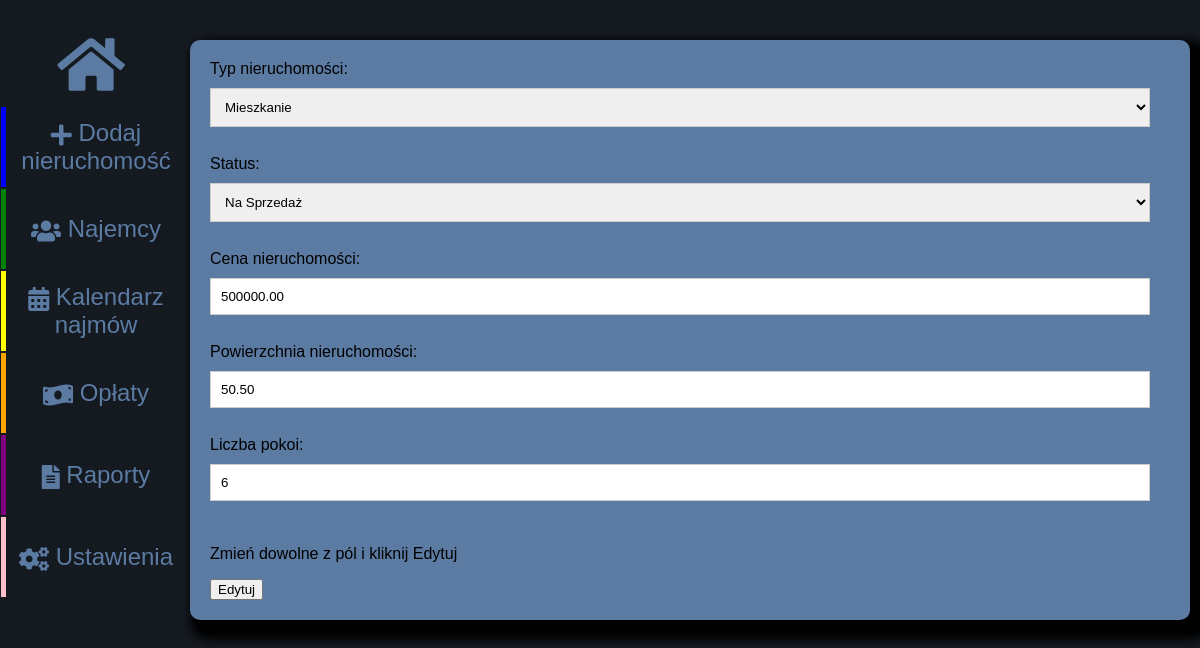
Page /nieruchomosci/1/edytuj/ on the earlier database version.
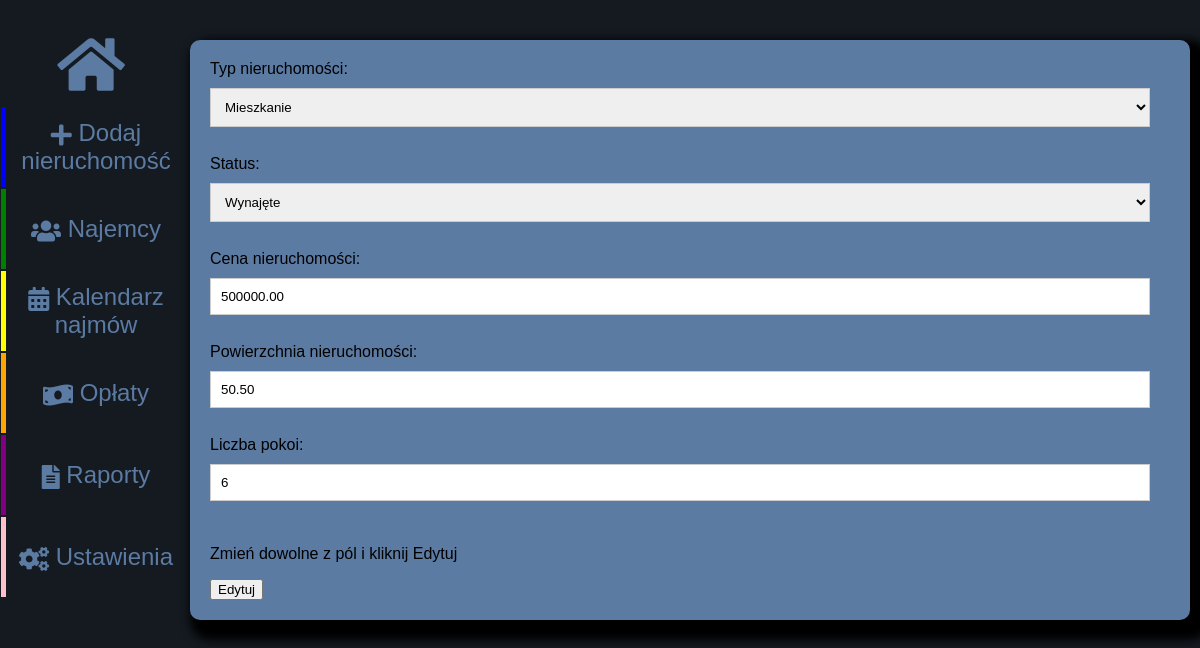
Same page on the later database version.
### listings/models.py (models this page shows, shortened)
class Nieruchomosc(models.Model):
    STATUS_CHOICES = [
        ('Na Sprzedaż', 'Na Sprzedaż'),
        ('Wynajęte', 'Wynajęte'),
        ('Do wynajęcia', 'Do wynajęcia'),
        ('Do remontu', 'Do remontu')
    ]
    TYP_CHOICES = [
        ('Dom', 'Dom'),
        ('Mieszkanie', 'Mieszkanie'),
    ]
    Status = models.CharField(max_length=50, choices=STATUS_CHOICES)
    ID_nieruchomosci = models.AutoField(primary_key=True)
    ID_adresu = models.ForeignKey(Adres, on_delete=models.CASCADE, db_column='ID_adresu')
    Powierzchnia = models.DecimalField(max_digits=10, decimal_places=2)
    Liczba_pokoi = models.IntegerField()
    Cena = models.DecimalField(max_digits=10, decimal_places=2)
    Typ_nieruchomosci = models.CharField(max_length=50, choices=TYP_CHOICES)
    Opis = models.TextField(blank=True)  # Opcjonalne
    class Meta:
        db_table='Nieruchomosci'

### listings/views.py (the view)
# urls.py: path('nieruchomosci/<int:nieruchomosc_ID>/edytuj/', views.edytuj_nieruchomosc, name='edytuj_nieruchomosc'),
def edytuj_nieruchomosc(request, nieruchomosc_ID):
    nieruchomosc = Nieruchomosc.objects.filter(ID_nieruchomosci=nieruchomosc_ID)
    print(request, nieruchomosc_ID)
    return render(request, 'edytuj_nieruchomosc.html', {'nieruchomosc': nieruchomosc[0]})

### templates/edytuj_nieruchomosc.html (shortened to what this page needs)
<!DOCTYPE html>
<html lang="en">
<head>
    {% load static %}
    <link rel="stylesheet" type="text/css" href="{% static 'style.css' %}">
    <link rel="stylesheet" href="https://cdnjs.cloudflare.com/ajax/libs/font-awesome/5.15.4/css/all.min.css">
</head>
<body class="{{ theme }} {{ font_size }}-font">
<div class="sidebar">
    <a href="{% url 'lista_nieruchomosci' %}" style="display: flex; align-items: center; justify-content: center; margin-top: 25px;">
        <button style="background: none; border: none;"><i class="fas fa-home" style="font-size: 60px;"></i></button>
    </a>
    <a href="{% url 'dodaj_nieruchomosc' %}" class="button-2">
        <button><i class="fas fa-plus"></i> Dodaj nieruchomość</button>
    </a>
    <a href="{% url 'lista_najemcow' %}" class="button-3">
        <button><i class="fas fa-users"></i> Najemcy</button>
    </a>
    <a href="{% url 'kalendarz_najmow' %}" class="button-4">
        <button><i class="fas fa-calendar-alt"></i> Kalendarz najmów</button>
    </a>
    <a href="{% url 'lista_oplat' %}" class="button-5">
        <button><i class="fas fa-money-bill-wave"></i> Opłaty</button>
    </a>
    <a href="{% url 'raporty' %}" class="button-6">
        <button><i class="fas fa-file-alt"></i> Raporty</button>
    </a>
    <a href="{% url 'ustawienia' %}"class="button-7">
        <button><i class="fas fa-cogs"></i> Ustawienia</button>
    </a>
</div>
<div class="content">
    <div class="form-container">
        <form action="zmien_nieruchomosc" method="post">
            <label for="typ">Typ nieruchomości: </label>
            <select id="typ" name="typ">
                <option value="Mieszkanie" {% if nieruchomosc.Typ_nieruchomosci == "Mieszkanie" %}selected{% endif %}>Mieszkanie</option>
            </select><br><br>
            <label for="status">Status: </label>
            <select id="status" name="status">
                <option value="Na Sprzedaż" {% if nieruchomosc.Status == "Na Sprzedaż" %}selected{% endif %}>Na Sprzedaż</option>
                <option value="Wynajęte" {% if nieruchomosc.Status == "Wynajęte" %}selected{% endif %}>Wynajęte</option>
            </select><br><br>
            <label for="cena">Cena nieruchomości: </label>
            <input type="text" id="cena" name="cena" value="{{ nieruchomosc.Cena }}"><br><br>
            <label for="powierzchnia">Powierzchnia nieruchomości: </label>
            <input type="text" id="powierzchnia" name="powierzchnia" value="{{ nieruchomosc.Powierzchnia }}"><br><br>
            <label for="liczba_pokoi">Liczba pokoi: </label>
            <input type="text" id="liczba_pokoi" name="liczba_pokoi" value="{{ nieruchomosc.Liczba_pokoi }}"><br><br>
            <p> Zmień dowolne z pól i kliknij Edytuj</p>
            <input type="submit" value="Edytuj">
        </form>
    </div>
</div>
</body>
</html>

Differences in the rows shown:
changed Nieruchomosc "Mieszkanie": status (not shown) → "Wynajęte"
Other differences:
form field status: "Na Sprzedaż" → (not shown)
